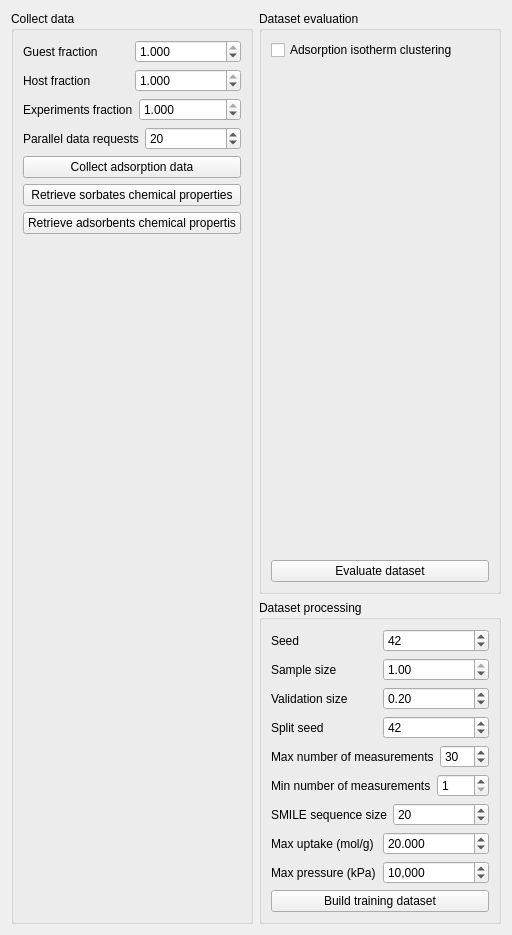
      <widget class="QWidget" name="dataTab">
       <property name="toolTipDuration">
        <number>-6</number>
       </property>
       <attribute name="title">
        <string>Data</string>
       </attribute>
       <layout class="QHBoxLayout" name="horizontalLayout_16">
        <item>
         <widget class="QGroupBox" name="dataCollectGroup">
          <property name="title">
           <string>Collect data</string>
          </property>
          <layout class="QVBoxLayout" name="verticalLayout_22">
           <item>
            <layout class="QHBoxLayout" name="GFLayout">
             <item>
              <widget class="QLabel" name="GFLabel">
               <property name="text">
                <string>Guest fraction</string>
               </property>
              </widget>
             </item>
             <item>
              <widget class="QDoubleSpinBox" name="guestFraction">
               <property name="decimals">
                <number>3</number>
               </property>
               <property name="minimum">
                <double>0.000000000000000</double>
               </property>
               <property name="maximum">
                <double>1.000000000000000</double>
               </property>
               <property name="singleStep">
                <double>0.010000000000000</double>
               </property>
               <property name="value">
                <double>1.000000000000000</double>
               </property>
              </widget>
             </item>
            </layout>
           </item>
           <item>
            <layout class="QHBoxLayout" name="HFLayout">
             <item>
              <widget class="QLabel" name="HFLabel">
               <property name="text">
                <string>Host fraction</string>
               </property>
              </widget>
             </item>
             <item>
              <widget class="QDoubleSpinBox" name="hostFraction">
               <property name="decimals">
                <number>3</number>
               </property>
               <property name="minimum">
                <double>0.000000000000000</double>
               </property>
               <property name="maximum">
                <double>1.000000000000000</double>
               </property>
               <property name="singleStep">
                <double>0.010000000000000</double>
               </property>
               <property name="value">
                <double>1.000000000000000</double>
               </property>
              </widget>
             </item>
            </layout>
           </item>
           <item>
            <layout class="QHBoxLayout" name="EFLayout">
             <item>
              <widget class="QLabel" name="EFLabel">
               <property name="text">
                <string>Experiments fraction</string>
               </property>
              </widget>
             </item>
             <item>
              <widget class="QDoubleSpinBox" name="expFraction">
               <property name="decimals">
                <number>3</number>
               </property>
               <property name="minimum">
                <double>0.000000000000000</double>
               </property>
               <property name="maximum">
                <double>1.000000000000000</double>
               </property>
               <property name="singleStep">
                <double>0.010000000000000</double>
               </property>
               <property name="value">
                <double>1.000000000000000</double>
               </property>
              </widget>
             </item>
            </layout>
           </item>
           <item>
            <layout class="QHBoxLayout" name="PTLayout">
             <item>
              <widget class="QLabel" name="PTLabel">
               <property name="text">
                <string>Parallel data requests</string>
               </property>
              </widget>
             </item>
             <item>
              <widget class="QSpinBox" name="parallelTasks">
               <property name="toolTip">
                <string>&lt;html&gt;&lt;head/&gt;&lt;body&gt;&lt;p&gt;Number of asynchronous parallel rquests to NIST-A database. Using a large number (&amp;gt; 60) may cause errors during data collection&lt;/p&gt;&lt;/body&gt;&lt;/html&gt;</string>
               </property>
               <property name="minimum">
                <number>1</number>
               </property>
               <property name="maximum">
                <number>500</number>
               </property>
               <property name="value">
                <number>20</number>
               </property>
              </widget>
             </item>
            </layout>
           </item>
           <item>
            <widget class="QPushButton" name="collectAdsData">
             <property name="toolTip">
              <string>&lt;html&gt;&lt;head/&gt;&lt;body&gt;&lt;p&gt;Collect experiments and materials data from NIST-A database. User can select the fraction of adsorption isotherms (experiments), guest data (adsorbate species) and host data (adsorbents) to fetch and the number of parallel requests&lt;/p&gt;&lt;/body&gt;&lt;/html&gt;</string>
             </property>
             <property name="text">
              <string>Collect adsorption data</string>
             </property>
            </widget>
           </item>
           <item>
            <widget class="QPushButton" name="retrieveGuestProperties">
             <property name="text">
              <string>Retrieve sorbates chemical properties</string>
             </property>
            </widget>
           </item>
           <item>
            <widget class="QPushButton" name="retrieveHostProperties">
             <property name="text">
              <string>Retrieve adsorbents chemical propertis</string>
             </property>
            </widget>
           </item>
           <item>
            <spacer name="verticalSpacer_12">
             <property name="orientation">
              <enum>Qt::Orientation::Vertical</enum>
             </property>
             <property name="sizeHint" stdset="0">
              <size>
               <width>218</width>
               <height>494</height>
              </size>
             </property>
            </spacer>
           </item>
          </layout>
         </widget>
        </item>
        <item>
         <layout class="QVBoxLayout" name="verticalLayout_10">
          <item>
           <widget class="QGroupBox" name="groupBox_5">
            <property name="title">
             <string>Dataset evaluation</string>
            </property>
            <layout class="QVBoxLayout" name="verticalLayout">
             <item>
              <widget class="QCheckBox" name="adsIsothermCluster">
               <property name="text">
                <string>Adsorption isotherm clustering</string>
               </property>
              </widget>
             </item>
             <item>
              <spacer name="verticalSpacer_11">
               <property name="orientation">
                <enum>Qt::Orientation::Vertical</enum>
               </property>
               <property name="sizeHint" stdset="0">
                <size>
                 <width>218</width>
                 <height>494</height>
                </size>
               </property>
              </spacer>
             </item>
             <item>
              <widget class="QPushButton" name="evaluateDataset">
               <property name="text">
                <string>Evaluate dataset</string>
               </property>
              </widget>
             </item>
            </layout>
           </widget>
          </item>
          <item>
           <widget class="QGroupBox" name="datasetProcessGroup">
            <property name="title">
             <string>Dataset processing</string>
            </property>
            <layout class="QVBoxLayout" name="verticalLayout_8">
             <item>
              <layout class="QHBoxLayout" name="seedLayout">
               <item>
                <widget class="QLabel" name="seedLabel">
                 <property name="text">
                  <string>Seed</string>
                 </property>
                </widget>
               </item>
               <item>
                <widget class="QSpinBox" name="seed">
                 <property name="minimum">
                  <number>1</number>
                 </property>
                 <property name="maximum">
                  <number>999999</number>
                 </property>
                 <property name="value">
                  <number>42</number>
                 </property>
                </widget>
               </item>
              </layout>
             </item>
             <item>
              <layout class="QHBoxLayout" name="SSLayout">
               <item>
                <widget class="QLabel" name="SSLabel">
                 <property name="text">
                  <string>Sample size</string>
                 </property>
                </widget>
               </item>
               <item>
                <widget class="QDoubleSpinBox" name="sampleSize">
                 <property name="minimum">
                  <double>0.010000000000000</double>
                 </property>
                 <property name="maximum">
                  <double>1.000000000000000</double>
                 </property>
                 <property name="singleStep">
                  <double>0.050000000000000</double>
                 </property>
                 <property name="value">
                  <double>1.000000000000000</double>
                 </property>
                </widget>
               </item>
              </layout>
             </item>
             <item>
              <layout class="QHBoxLayout" name="horizontalLayout_2">
               <item>
                <widget class="QLabel" name="label_2">
                 <property name="text">
                  <string>Validation size</string>
                 </property>
                </widget>
               </item>
               <item>
                <widget class="QDoubleSpinBox" name="validationSize">
                 <property name="maximum">
                  <double>1.000000000000000</double>
                 </property>
                 <property name="singleStep">
                  <double>0.050000000000000</double>
                 </property>
                 <property name="value">
                  <double>0.200000000000000</double>
                 </property>
                </widget>
               </item>
              </layout>
             </item>
             <item>
              <layout class="QHBoxLayout" name="horizontalLayout_4">
               <item>
                <widget class="QLabel" name="label_4">
                 <property name="text">
                  <string>Split seed</string>
                 </property>
                </widget>
               </item>
               <item>
                <widget class="QSpinBox" name="splitSeed">
                 <property name="maximum">
                  <number>1000000000</number>
                 </property>
                 <property name="value">
                  <number>42</number>
                 </property>
                </widget>
               </item>
              </layout>
             </item>
             <item>
              <layout class="QHBoxLayout" name="MPLayout">
               <item>
                <widget class="QLabel" name="MPLabel">
                 <property name="text">
                  <string>Max number of measurements</string>
                 </property>
                </widget>
               </item>
               <item>
                <widget class="QSpinBox" name="maxPoints">
                 <property name="minimum">
                  <number>2</number>
                 </property>
                 <property name="maximum">
                  <number>500</number>
                 </property>
                 <property name="value">
                  <number>30</number>
                 </property>
                </widget>
               </item>
              </layout>
             </item>
             <item>
              <layout class="QHBoxLayout" name="MPLayout2">
               <item>
                <widget class="QLabel" name="MPLabel2">
                 <property name="text">
                  <string>Min number of measurements</string>
                 </property>
                </widget>
               </item>
               <item>
                <widget class="QSpinBox" name="minPoints">
                 <property name="minimum">
                  <number>1</number>
                 </property>
                 <property name="maximum">
                  <number>100</number>
                 </property>
                 <property name="value">
                  <number>1</number>
                 </property>
                </widget>
               </item>
              </layout>
             </item>
             <item>
              <layout class="QHBoxLayout" name="SMSLayout">
               <item>
                <widget class="QLabel" name="SMSLabel">
                 <property name="text">
                  <string>SMILE sequence size</string>
                 </property>
                </widget>
               </item>
               <item>
                <widget class="QSpinBox" name="smileSeqSize">
                 <property name="minimum">
                  <number>1</number>
                 </property>
                 <property name="maximum">
                  <number>500</number>
                 </property>
                 <property name="value">
                  <number>20</number>
                 </property>
                </widget>
               </item>
              </layout>
             </item>
             <item>
              <layout class="QHBoxLayout" name="MULayout">
               <item>
                <widget class="QLabel" name="MULAbel">
                 <property name="text">
                  <string>Max uptake (mol/g)</string>
                 </property>
                </widget>
               </item>
               <item>
                <widget class="QDoubleSpinBox" name="maxUptake">
                 <property name="decimals">
                  <number>3</number>
                 </property>
                 <property name="minimum">
                  <double>0.001000000000000</double>
                 </property>
                 <property name="maximum">
                  <double>100.000000000000000</double>
                 </property>
                 <property name="singleStep">
                  <double>0.100000000000000</double>
                 </property>
                 <property name="value">
                  <double>20.000000000000000</double>
                 </property>
                </widget>
               </item>
              </layout>
             </item>
             <item>
              <layout class="QHBoxLayout" name="MPreLayout">
               <item>
                <widget class="QLabel" name="MPreLabel">
                 <property name="text">
                  <string>Max pressure (kPa)</string>
                 </property>
                </widget>
               </item>
               <item>
                <widget class="QSpinBox" name="maxPressure">
                 <property name="showGroupSeparator" stdset="0">
                  <bool>true</bool>
                 </property>
                 <property name="minimum">
                  <number>1</number>
                 </property>
                 <property name="maximum">
                  <number>1000000</number>
                 </property>
                 <property name="singleStep">
                  <number>100</number>
                 </property>
                 <property name="value">
                  <number>10000</number>
                 </property>
                 <property name="displayIntegerBase">
                  <number>10</number>
                 </property>
                </widget>
               </item>
              </layout>
             </item>
             <item>
              <widget class="QPushButton" name="buildMLDataset">
               <property name="text">
                <string>Build training dataset</string>
               </property>
              </widget>
             </item>
            </layout>
           </widget>
          </item>
         </layout>
        </item>
       </layout>
      </widget>
